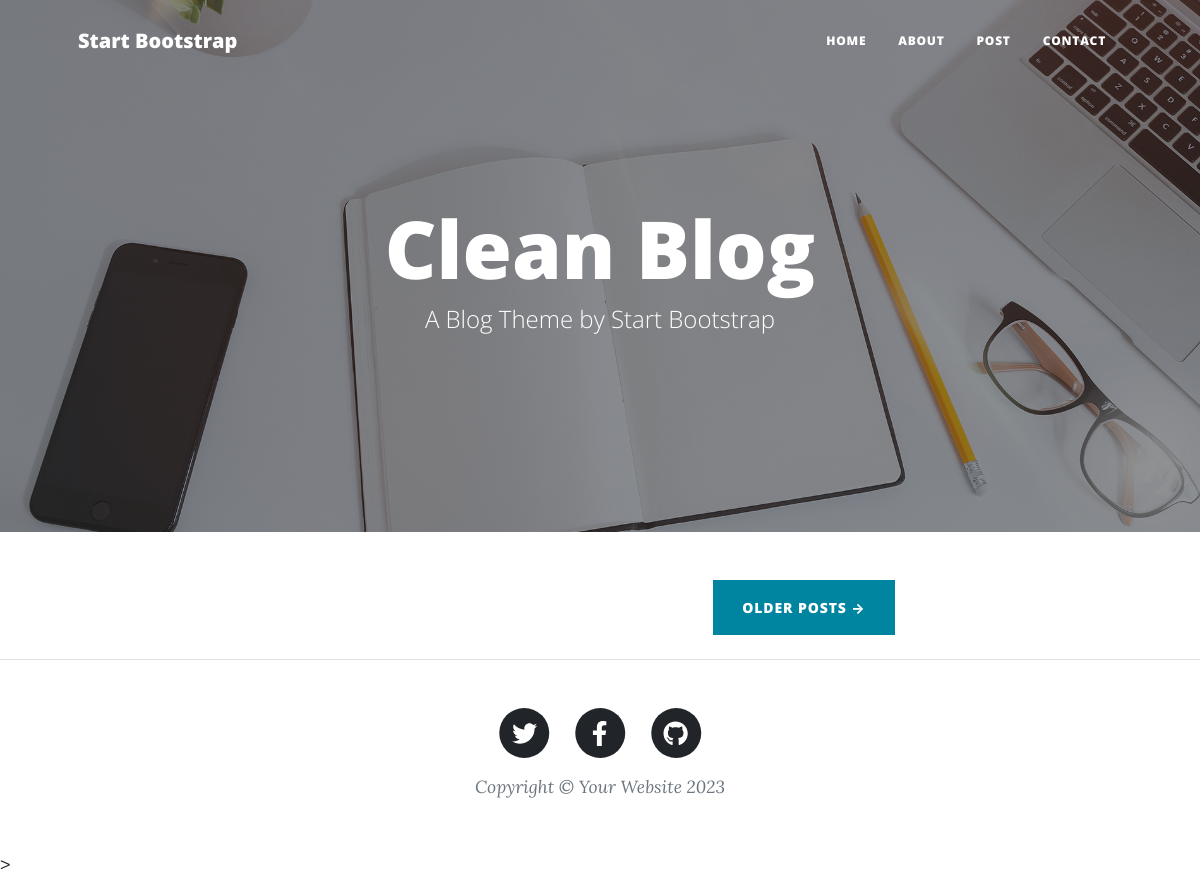
Page /index.html on the earlier database version.
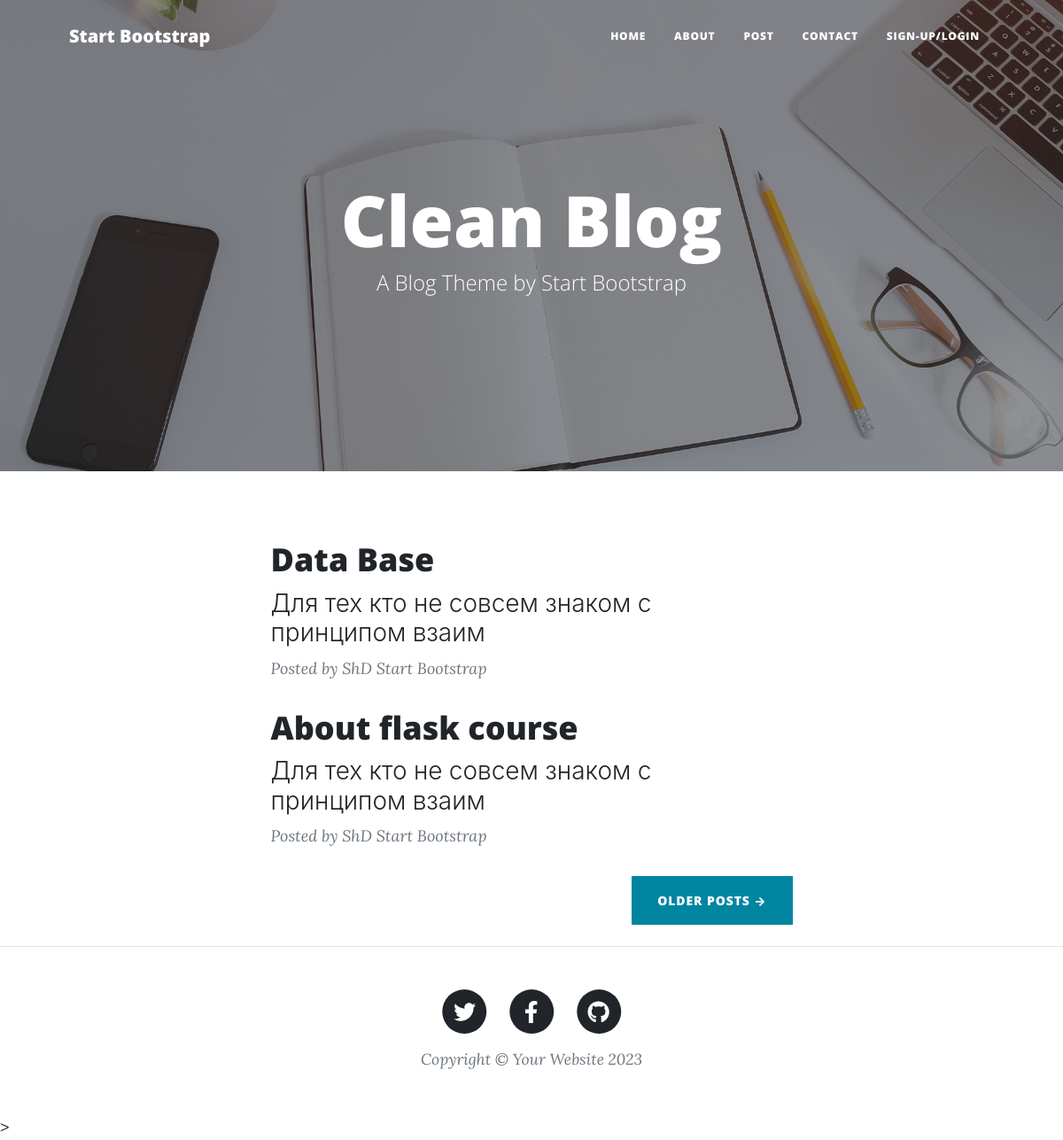
Same page on the later database version.
### tables this page shows
CREATE TABLE mainmenu (
id integer PRIMARY KEY AUTOINCREMENT,
title text NOT NULL,
url text NOT NULL
);

CREATE TABLE posts (
id integer PRIMARY KEY AUTOINCREMENT,
title text NOT NULL,
text text NOT NULL,
url text NOT NULL,
time integer NOT NULL
);

### main.py (the view)
@app.route('/')
@app.route('/index.html')
def index():
    return render_template('index.html', menu=data_base.getMenu(), posts=data_base.getPostsAnnounce(),
                           title='Framework for web-development')

### FDataBase.py (called while the page is built)
    def getMenu(self):
        sql = '''SELECT * FROM mainmenu'''  # all data is got
        try:
            self.__cursor.execute(sql)
            result = self.__cursor.fetchall()
            if result:
                return result
        except:
            print("Data-base fetching error")
        return []  # for case of any exception empty list will be returned

    def getPostsAnnounce(self):
        try:
            self.__cursor.execute(f"SELECT id, title, text, url FROM posts ORDER BY time DESC")
            result = self.__cursor.fetchall()
            if result:
                return result
        except sqlite3.Error as e:
            print("Posts getting error" + str(e))
        return []

### main.py (called while the page is built)
def connect_db():
    connection_db = sqlite3.connect(app.config['DATABASE'])
    connection_db.row_factory = sqlite3.Row
    return connection_db

def get_db():
    if not hasattr(g, 'link_db'):
        g.link_db = connect_db()
    return g.link_db

@app.before_request
def before_request():
    global data_base
    db = get_db()
    data_base = FDataBase(db)

@app.teardown_appcontext
def close_bd(error):
    if hasattr(g, 'link_db'):
        g.link_db.close()

### templates/index.html (shortened to what this page needs)
{% extends 'base.html' %}
{% block head %}
    {{ super() }}
{% endblock %}
{% block content %}
        {{ super() }}
        <header class="masthead" style="background-image: url('static/assets/img/home-bg.jpg')">
            <div class="container position-relative px-4 px-lg-5">
                <div class="row gx-4 gx-lg-5 justify-content-center">
                    <div class="col-md-10 col-lg-8 col-xl-7">
                        <div class="site-heading">
                            <h1>Clean Blog</h1>
                            <span class="subheading">A Blog Theme by Start Bootstrap</span>
                        </div>
                    </div>
                </div>
            </div>
        </header>
        <div class="container px-4 px-lg-5">
            <div class="row gx-4 gx-lg-5 justify-content-center">
                <div class="col-md-10 col-lg-8 col-xl-7">
                    {% for post in posts %}
                        <div class="post-preview">
                            <a href="{{ url_for('showPost', alias=post.url) }}">
                                <h2 class="post-title">{{ post.title }}</h2>
                                <h3 class="post-subtitle">{{ post.text[:50] | striptags}}</h3>
                            </a>
                            <p class="post-meta">
                                Posted by ShD
                                <a>Start Bootstrap</a>
                            </p>
                        </div>
                    {% endfor %}
                    <div class="d-flex justify-content-end mb-4"><a class="btn btn-primary text-uppercase" href="#!">Older Posts →</a></div>
                </div>
            </div>
        </div>
        <footer class="border-top">
            <div class="container px-4 px-lg-5">
                <div class="row gx-4 gx-lg-5 justify-content-center">
                    <div class="col-md-10 col-lg-8 col-xl-7">
                        <ul class="list-inline text-center">
                            <li class="list-inline-item">
                                <a href="#!">
                                    <span class="fa-stack fa-lg">
                                        <i class="fas fa-circle fa-stack-2x"></i>
                                        <i class="fab fa-twitter fa-stack-1x fa-inverse"></i>
                                    </span>
                                </a>
                            </li>
                            <li class="list-inline-item">
                                <a href="#!">
                                    <span class="fa-stack fa-lg">
                                        <i class="fas fa-circle fa-stack-2x"></i>
                                        <i class="fab fa-facebook-f fa-stack-1x fa-inverse"></i>
                                    </span>
                                </a>
                            </li>
                            <li class="list-inline-item">
                                <a href="#!">
                                    <span class="fa-stack fa-lg">
                                        <i class="fas fa-circle fa-stack-2x"></i>
                                        <i class="fab fa-github fa-stack-1x fa-inverse"></i>
                                    </span>
                                </a>
                            </li>
                        </ul>
                        <div class="small text-center text-muted fst-italic">Copyright &copy; Your Website 2023</div>
                    </div>
                </div>
            </div>
        </footer>
{% endblock %}

### templates/base.html (shortened to what this page needs)
<!DOCTYPE html>
<html lang="en">
    <head>
        {% block head -%}
            <link href="static/css/styles.css" rel="stylesheet" />
        {% endblock %}
    </head>
    <body>
    {% block content -%}
        <nav class="navbar navbar-expand-lg navbar-light" id="mainNav">
            <div class="container px-4 px-lg-5">
                <a class="navbar-brand" href="index.html">Start Bootstrap</a>
                <div class="collapse navbar-collapse" id="navbarResponsive">
                    <ul class="navbar-nav ms-auto py-4 py-lg-0">
                        {% for m in menu %}
                        <li class="nav-item"><a class="nav-link px-lg-3 py-3 py-lg-4" href="{{ m.url }}">{{m.title}}</a></li>
                        {% endfor %}
                    </ul>
                </div>
            </div>
        </nav>
    {% endblock -%}
    </body>>
</html>

Differences in the rows shown:
added mainmenu: title "SIGN-UP/LOGIN"
added posts: title "Data Base", text "Для тех кто не совсем знаком с принципом взаим"
now on this page (row edited): posts: title "About flask course", text "Для тех кто не совсем знаком с принципом взаим"
